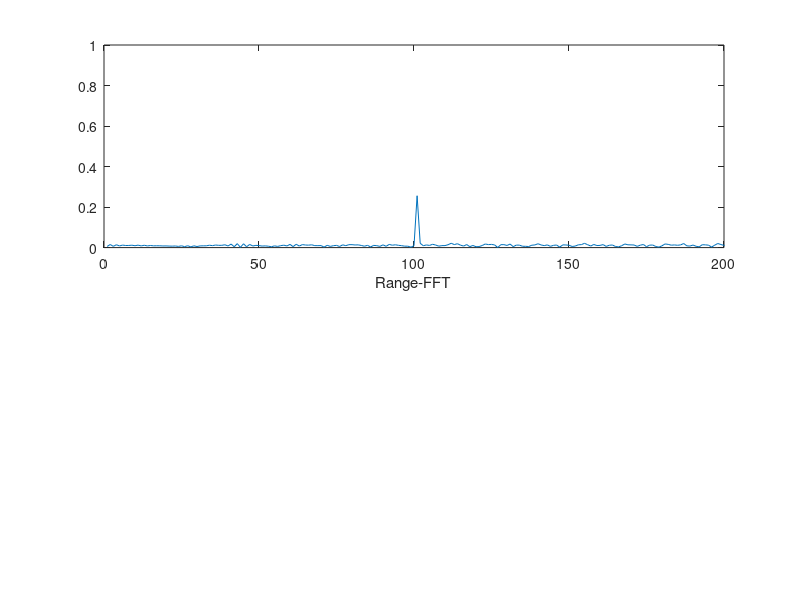
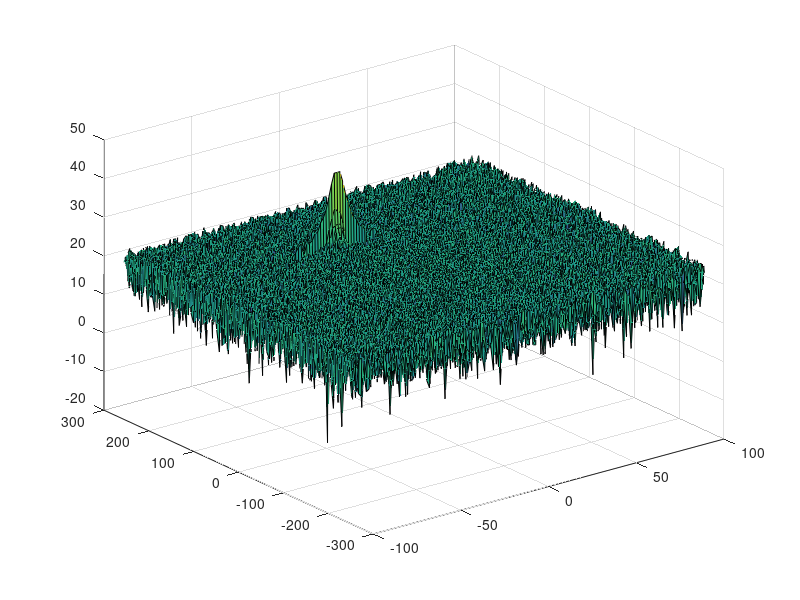
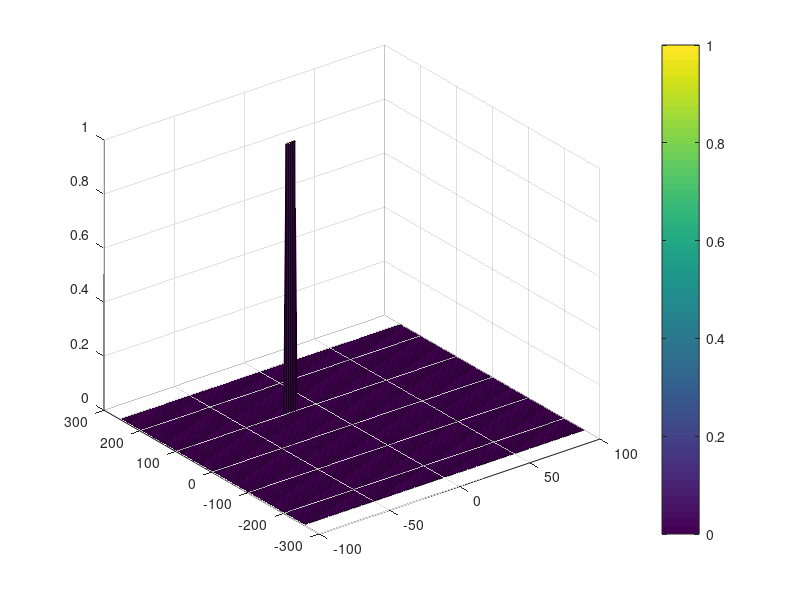

MATLAB code for these plots, in order:
clear all
clc;

%% Radar Specifications
%%%%%%%%%%%%%%%%%%%%%%%%%%%
% Frequency of operation = 77GHz
% Max Range = 200m
% Range Resolution = 1 m
% Max Velocity = 100 m/s
d_res = 1;
d_max = 200;
v_res = 3;
v_max = 70;
%%%%%%%%%%%%%%%%%%%%%%%%%%%

%speed of light = 3e8
c = 3e8;
%% User Defined Range and Velocity of target
% *%TODO* :
% define the target's initial position and velocity. Note : Velocity
% remains contant
d0 = 100;
v0 = -20;

%% FMCW Waveform Generation

% *%TODO* :
% Design the FMCW waveform by giving the specs of each of its parameters.
% Calculate the Bandwidth (B), Chirp Time (t_chirp) and Slope (slope) of the FMCW
% chirp using the requirements above.
bandwidth = c / (2 * d_res);
t_chirp = 2 * 5.5 * d_max / c;
slope = bandwidth / t_chirp;

% Operating carrier frequency of Radar
fc = 77e9; %carrier freq

% The number of chirps in one sequence.
% Its ideal to have 2^ value for the ease of running the FFT for Doppler Estimation.
Nd = 128; % #of doppler cells OR #of sent periods% number of chirps

%The number of samples on each chirp.
Nr = 1024; %for length of time OR # of range cells

% Timestamp for running the displacement scenario for every sample on each
% chirp
t = linspace(0, Nd * t_chirp, Nr * Nd); %total time for samples

%Creating the vectors for Tx, Rx and Mix based on the total samples input.
Tx = zeros(1, length(t)); %transmitted signal
Rx = zeros(1, length(t)); %received signal
Mix = zeros(1, length(t)); %beat signal

%Similar vectors for range_covered and time delay.
r_t = zeros(1, length(t));
td = zeros(1, length(t));

%% Signal generation and Moving Target simulation
% Running the radar scenario over the time.

for i = 1:length(t)
    % *%TODO* :
    % For each time stamp update the Range of the Target for constant velocity.
    r_t(i) = d0 + v0 * t(i);
    td(i) = 2 * r_t(i) / c;

    % *%TODO* :
    % For each time sample we need update the transmitted and received signal.
    Tx(i) = cos(2 * pi * (fc * t(i) + slope * t(i)^2/2));
    Rx(i) = cos(2 * pi * (fc * (t(i) - td(i)) + slope * (t(i) - td(i))^2/2));

    % *%TODO* :
    % Now by mixing the Transmit and Receive generate the beat signal
    % This is done by element wise matrix multiplication of Transmit and
    % Receiver Signal
    Mix(i) = Tx(i) .* Rx(i);
end

%% RANGE MEASUREMENT

% *%TODO* :
% Reshape the vector into Nr*Nd array. Nr and Nd here would also define the size of
% Range and Doppler FFT respectively.

% *%TODO* :
%run the FFT on the beat signal along the range bins dimension (Nr) and normalize.
range_fft = fft(Mix, Nr) ./ Nr;

% *%TODO* :
% Take the absolute value of FFT output
range_fft = abs(range_fft);

% *%TODO* :
% Output of FFT is double sided signal, but we are interested in only one side of the spectrum.
% Hence we throw out half of the samples.
range_fft = range_fft(1:(Nr / 2));

%plotting the range
figure ('Name', 'Range from First FFT')
subplot(2, 1, 1)

% *%TODO* :
% plot FFT output
plot(range_fft);
axis ([0 200 0 1]);
xlabel('Range-FFT');

%% RANGE DOPPLER RESPONSE
% The 2D FFT implementation is already provided here. This will run a 2D FFT
% on the mixed signal (beat signal) output and generate a range doppler
% map. You will implement CFAR on the generated RDM

% Range Doppler Map Generation.

% The output of the 2D FFT is an image that has reponse in the range and
% doppler FFT bins. So, it is important to convert the axis from bin sizes
% to range and doppler based on their Max values.

Mix = reshape(Mix, [Nr, Nd]);

% 2D FFT using the FFT size for both dimensions.
sig_fft2 = fft2(Mix, Nr, Nd);

% Taking just one side of signal from Range dimension.
sig_fft2 = sig_fft2(1:Nr / 2, 1:Nd);
sig_fft2 = fftshift (sig_fft2);
RDM = abs(sig_fft2);
RDM = 10 * log10(RDM);

%use the surf function to plot the output of 2DFFT and to show axis in both
%dimensions
doppler_axis = linspace(-100, 100, Nd);
range_axis = linspace(-200, 200, Nr / 2) * ((Nr / 2) / 400);
figure, surf(doppler_axis, range_axis, RDM);

%% CFAR implementation

% Slide Window through the complete Range Doppler Map

% *%TODO* :
% Select the number of Training Cells in both the dimensions.
t_r = 3;
t_d = 2;

% *%TODO* :
% Select the number of Guard Cells in both dimensions around the Cell under
% test (CUT) for accurate estimation
g_r = 2;
g_d = 1;

% *%TODO* :
% offset the threshold by SNR value in dB
offset = 1.3;

% *%TODO* :
% Create a vector to store noise_level for each iteration on training cells
% noise_level = zeros(1, 1);

% *%TODO* :
% design a loop such that it slides the CUT across range doppler map by
% giving margins at the edges for Training and Guard Cells.
% For every iteration sum the signal level within all the training
% cells. To sum convert the value from logarithmic to linear using db2pow
% function. Average the summed values for all of the training
% cells used. After averaging convert it back to logarithimic using pow2db.
% Further add the offset to it to determine the threshold. Next, compare the
% signal under CUT with this threshold. If the CUT level > threshold assign
% it a value of 1, else equate it to 0.

% Use RDM[x,y] as the matrix from the output of 2D FFT for implementing CFAR.
CFAR_2D = zeros(size(RDM));
grid_size = (2 * t_r + 2 * g_r + 1) * (2 * t_d + 2 * g_d + 1);
training_cell_size = grid_size - (2 * g_r + 1) * (2 * g_d + 1);

for j = 1:Nd - 2 * (t_r + g_r)

    for i = 1:Nr / 2 - 2 * (t_d + g_d)
        grid_cells = db2pow(RDM(i:i + 2 * (t_d +g_d), j:j + 2 * (t_r + g_r)));
        grid_cells(t_d + 1:t_d + 2 * g_d + 1, t_r + 1:t_r + 2 * g_r + 1) = 0;
        average_noise_level = pow2db(sum(sum(grid_cells)) / training_cell_size);
        threshold = average_noise_level * offset;

        if RDM(i + t_d + g_d, j + t_r + g_r) > threshold
            CFAR_2D(i + t_d + g_d, j + t_r + g_r) = 1;
        else
            CFAR_2D(i + t_d + g_d, j + t_r + g_r) = 0;
        end

    end

end

% *%TODO* :
% The process above will generate a thresholded block, which is smaller
% than the Range Doppler Map as the CUT cannot be located at the edges of
% matrix. Hence,few cells will not be thresholded. To keep the map size same
% set those values to 0.

% *%TODO* :
% display the CFAR output using the Surf function like we did for Range
% Doppler Response output.
figure('Name', 'The output of the 2D CFAR process'), surf(doppler_axis, range_axis, CFAR_2D);
colorbar;
